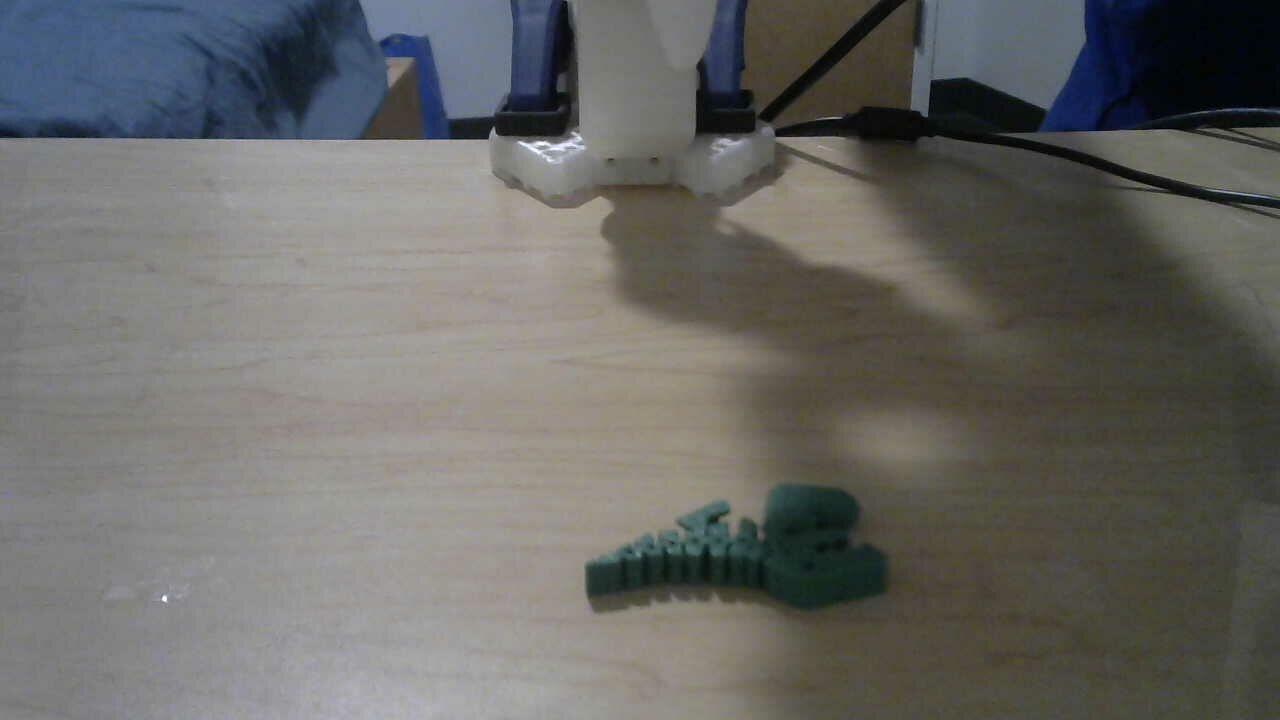
#> input picture dip/shadow_removal/side_shadow.jpg, 1280 x 720 px, found by its file name
$ python ssr.py
#> lines starting #> are read from the running program, lines starting #| are printed output that depends on the picture
#> further down, img is the input picture: shape (720, 1280, 3); mean B, G, R 100.7, 104.1, 104.1
import cv2
import numpy as np

def single_scale_retinex(img, sigma=50):
    # Convert to float
#> called with sigma = 50
    img = img.astype(np.float32) + 1.0

    # Gaussian surround (illumination estimate)
    blur = cv2.GaussianBlur(img, (0, 0), sigma)
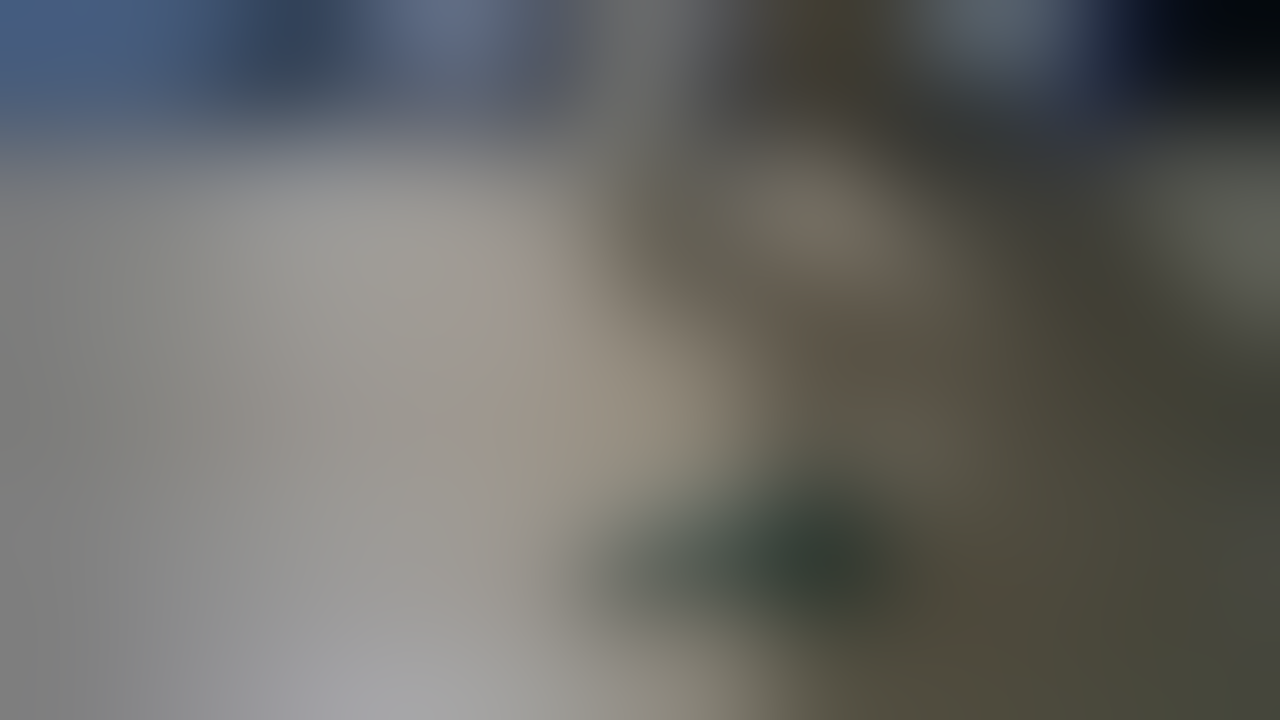
#> blur: shape (720, 1280, 3) float32; mean of channels 0, 1, 2 101.8, 105.1, 105.1; drawn as B, G, R

    # SSR formula: log(I) - log(blur(I))
    retinex = np.log(img) - np.log(blur)
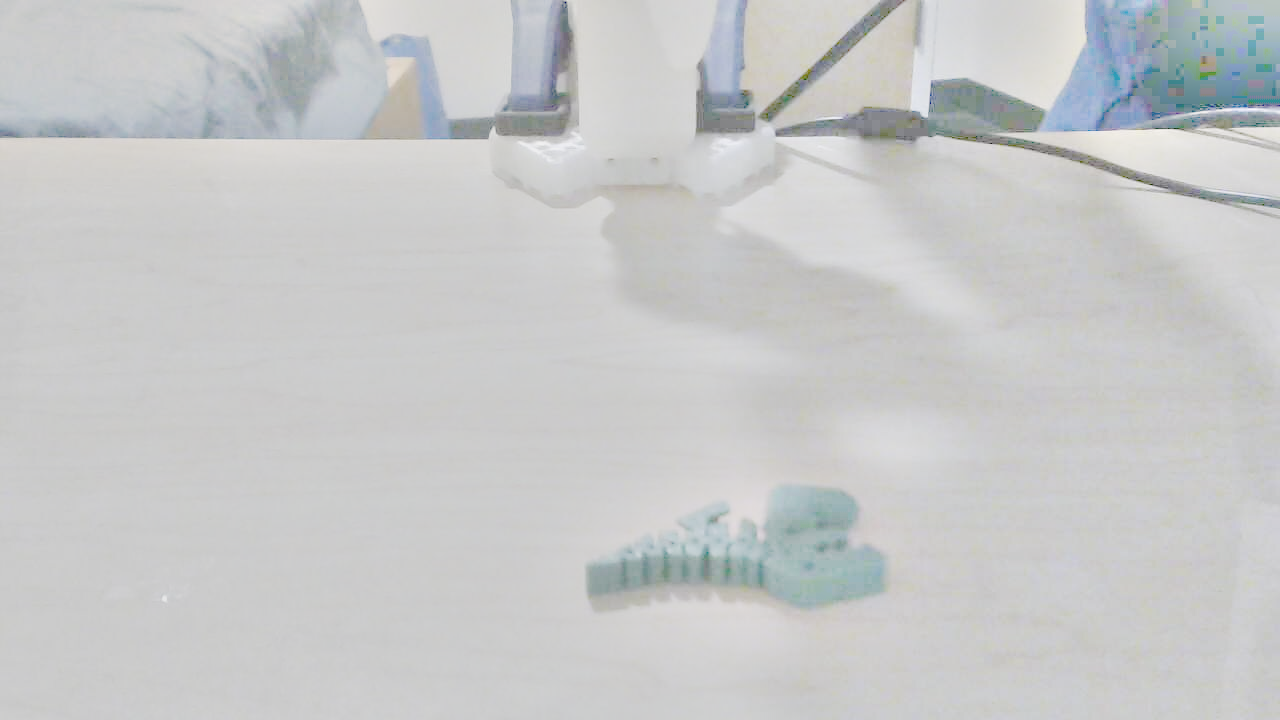
#> retinex: shape (720, 1280, 3) float32; mean of channels 0, 1, 2 -0.0508, -0.0564, -0.0837; drawn with min black and max white

    # Normalize to 0–255 for display
    retinex = retinex - np.min(retinex)
    retinex = retinex / np.max(retinex)
    retinex = (retinex * 255).astype(np.uint8)

    return retinex


img = cv2.imread("shadow_removal/side_shadow.jpg")

    # Apply SSR
result = single_scale_retinex(img, sigma=50)

    # Save / Show
cv2.imwrite("shadow_enhanced_side.jpg", result)

$ run again, with dip/shadow_removal/front.jpg copied over dip/shadow_removal/side_shadow.jpg
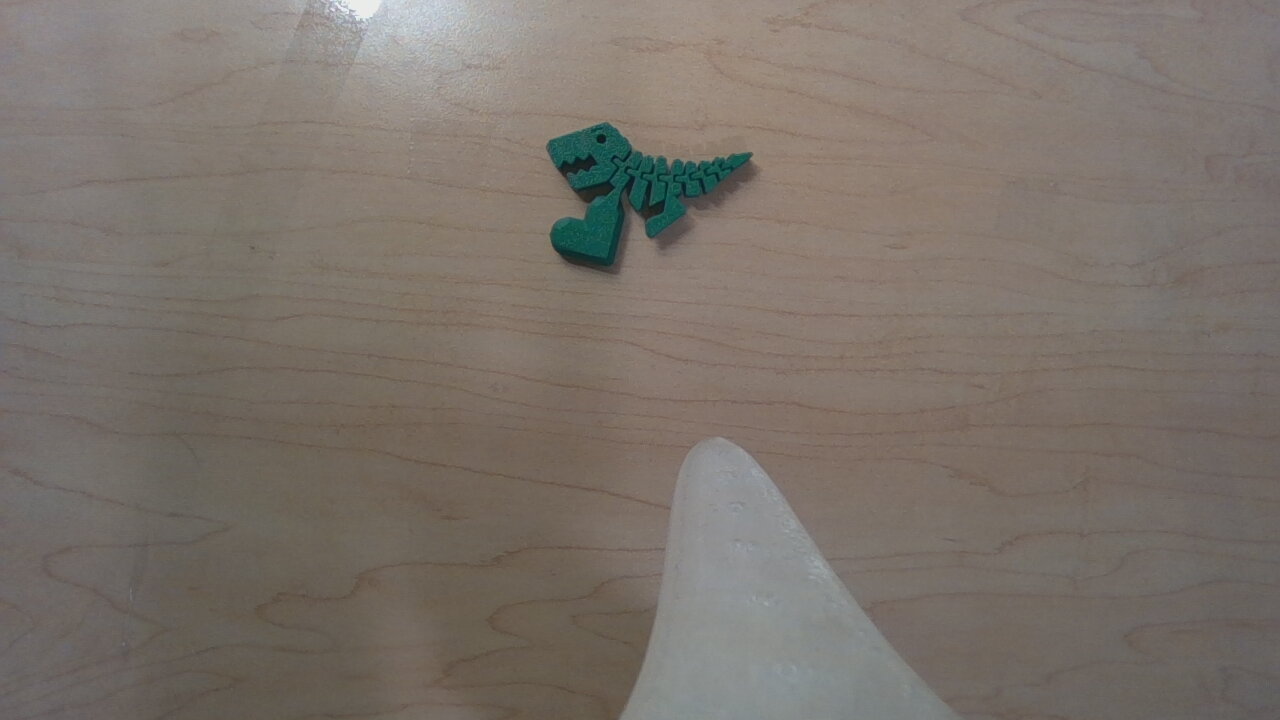
#> input picture dip/shadow_removal/front.jpg, 1280 x 720 px, found by its file name
#> img is the input picture: shape (720, 1280, 3); mean B, G, R 106.9, 114.4, 122.9
#> in single_scale_retinex, `blur = cv2.GaussianBlur(img, (0, 0), sigma)`:
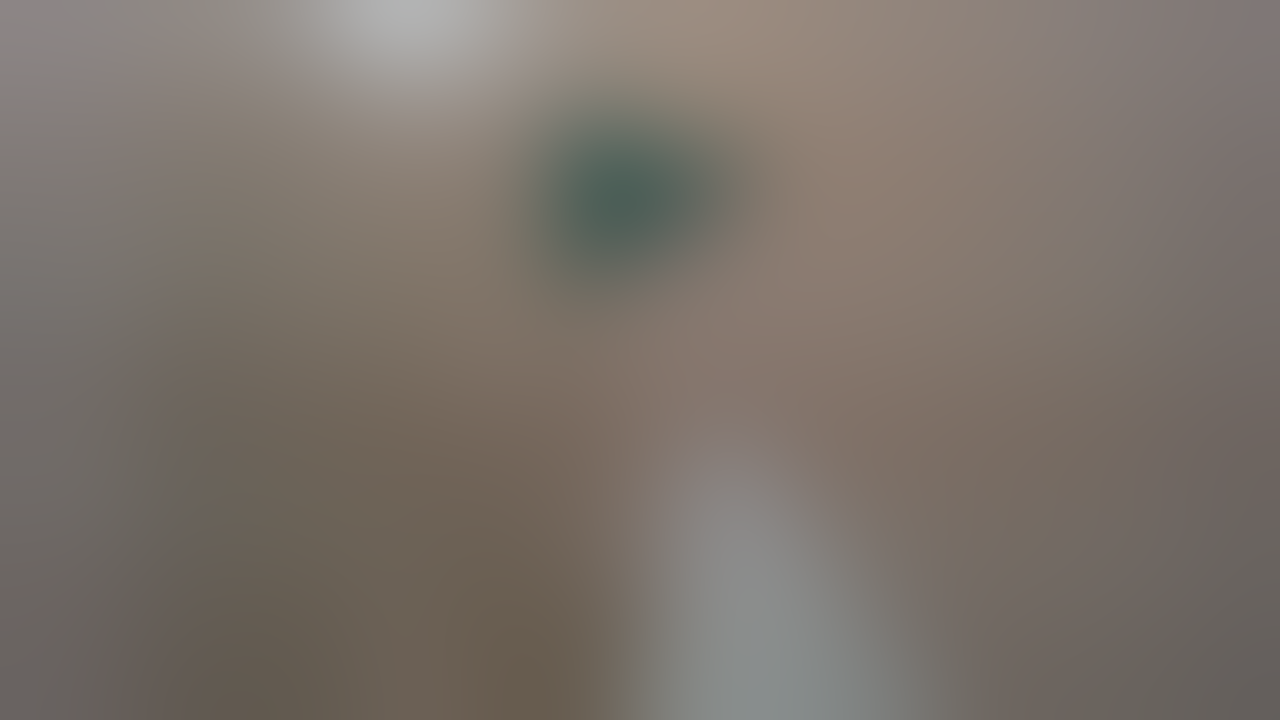
#> blur: shape (720, 1280, 3) float32; mean of channels 0, 1, 2 107.8, 115.4, 123.8; drawn as B, G, R
#> in single_scale_retinex, `retinex = np.log(img) - np.log(blur)`:
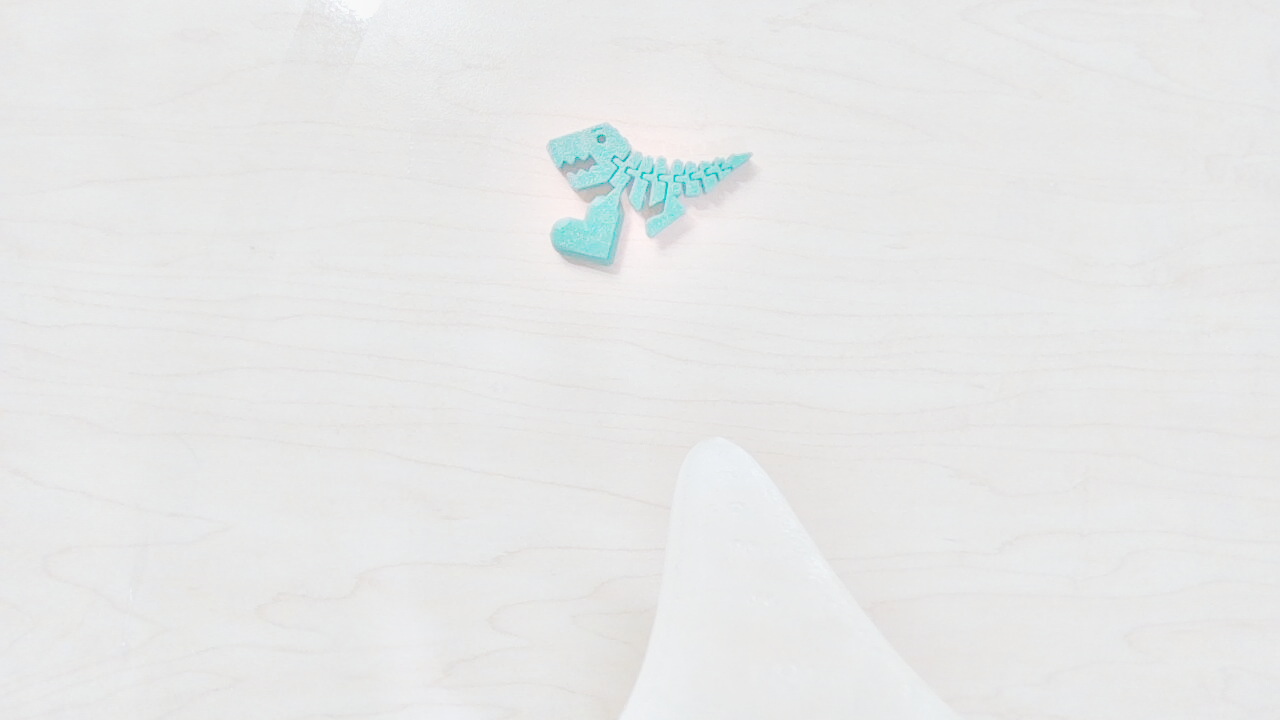
#> retinex: shape (720, 1280, 3) float32; mean of channels 0, 1, 2 -0.00517, -0.00418, -0.0142; drawn with min black and max white
